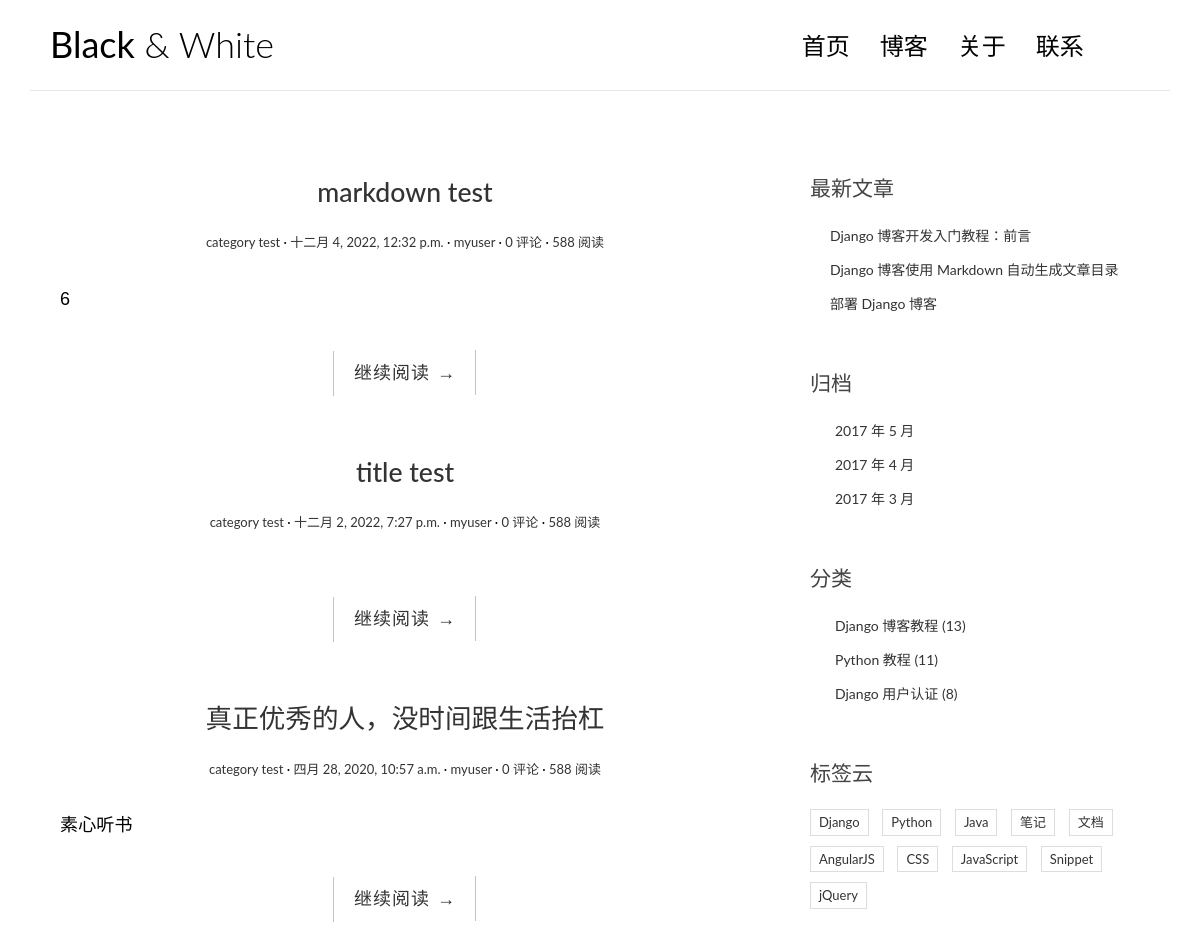
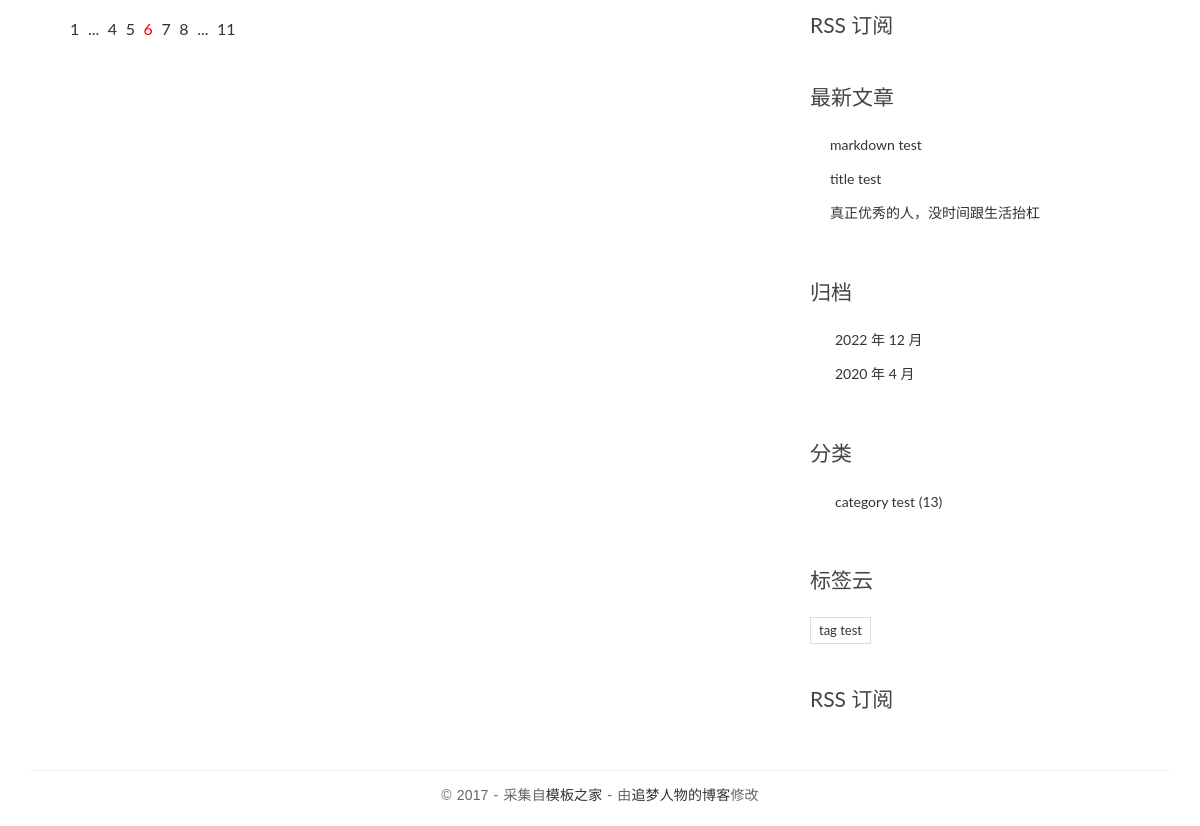
The page / on the database its author committed (2 pictures, top to bottom).
### blog/models.py (models this page shows, shortened)
class Post(models.Model):
    title = models.CharField('标题',max_length=70)
    body = models.TextField('正文')
    created_time = models.DateTimeField('创建时间', default = timezone.now)
    modified_time = models.DateTimeField('修改时间')
    excerpt = models.CharField('摘要',max_length=200, blank=True)
    category = models.ForeignKey(Category, verbose_name='分类', on_delete = models.CASCADE)
    tags = models.ManyToManyField(Tag, verbose_name='标签', blank=True)
    author = models.ForeignKey(User, verbose_name='作者', on_delete=models.CASCADE)
    class Meta:
        verbose_name = '文章'
        verbose_name_plural = verbose_name
        ordering = ['-created_time']
    def get_absolute_url(self):
        return reverse('blog:detail', kwargs={'pk': self.pk})

class Category(models.Model):
    name = models.CharField(max_length=100)
    class Meta:
        verbose_name = '分类'
        verbose_name_plural = verbose_name

class Tag(models.Model):
    name = models.CharField(max_length=100)
    class Meta:
        verbose_name = '标签'
        verbose_name_plural = verbose_name

### blog/views.py (the view)
# urls.py: path('', views.index, name = 'index'),
def index(request):
    post_list = Post.objects.all().order_by('-created_time')
    return render(request, 'blog/index.html', context={
        'post_list': post_list
    })

### blog/templatetags/blog_extras.py (called while the page is built)
@register.inclusion_tag('blog/inclusions/_recent_posts.html', takes_context=True)
def show_recent_posts(context, num = 5):
    return {
        'recent_post_list': Post.objects.all().order_by('-created_time')[:num],
    }

@register.inclusion_tag('blog/inclusions/_archives.html', takes_context=True)
def show_archives(context):
    return {
        'date_list': Post.objects.dates('created_time', 'month', order='DESC'),
    }

@register.inclusion_tag('blog/inclusions/_categories.html', takes_context=True)
def show_categories(context):
    return {
        'category_list': Category.objects.all(),
    }

@register.inclusion_tag('blog/inclusions/_tags.html', takes_context=True)
def show_tags(context):
    return {
        'tag_list': Tag.objects.all(),
    }

### templates/blog/index.html (shortened to what this page needs)
{% extends 'base.html' %}
{% load static %}
            {% block main %}
                {% for post in post_list %}
                <article class="post post-{{ post.pk }}">
                    <header class="entry-header">
                        <h1 class="entry-title">
                            <a href="{{ post.get_absolute_url }}">{{ post.title }}</a>
                        </h1>
                        <div class="entry-meta">
                            <span class="post-category"><a href="#">{{ post.category.name }}</a></span>
                            <span class="post-date"><a href="#"><time class="entry-date"
                                                                      datetime="{{ post.created_time }}">{{ post.created_time }}</time></a></span>
                            <span class="post-author"><a href="#">{{ post.author }}</a></span>
                            <span class="comments-link"><a href="{{ post.get_absolute_url }}#comment-area">{{ post.comment_set.count }} 评论</a></span>
                            <span class="views-count"><a href="#">588 阅读</a></span>
                        </div>
                    </header>
                    <div class="entry-content clearfix">
                        <p>{{ post.excerpt }}</p>
                        <div class="read-more cl-effect-14">
                            <a href="{{ post.get_absolute_url }}" class="more-link">继续阅读 <span class="meta-nav">→</span></a>
                        </div>
                    </div>
                </article>
                {% empty %}
                <div class="no-post">暂时还没有发布的文章！</div>
                {% endfor %}
                <div class="pagination">
                    <ul>
                        <li><a href="">1</a></li>
                        <li><a href="">...</a></li>
                        <li><a href="">4</a></li>
                        <li><a href="">5</a></li>
                        <li class="current"><a href="">6</a></li>
                        <li><a href="">7</a></li>
                        <li><a href="">8</a></li>
                        <li><a href="">...</a></li>
                        <li><a href="">11</a></li>
                    </ul>
                </div>
            {% endblock main %}
                {% block toc %}
                <div class="widget widget-recent-posts">
                    <h3 class="widget-title">最新文章</h3>
                    <ul>
                        <li>
                            <a href="#">Django 博客开发入门教程：前言</a>
                        </li>
                        <li>
                            <a href="#">Django 博客使用 Markdown 自动生成文章目录</a>
                        </li>
                        <li>
                            <a href="#">部署 Django 博客</a>
                        </li>
                    </ul>
                </div>
                <div class="widget widget-archives">
                    <h3 class="widget-title">归档</h3>
                    <ul>
                        <li>
                            <a href="#">2017 年 5 月</a>
                        </li>
                        <li>
                            <a href="#">2017 年 4 月</a>
                        </li>
                        <li>
                            <a href="#">2017 年 3 月</a>
                        </li>
                    </ul>
                </div>
                <div class="widget widget-category">
                    <h3 class="widget-title">分类</h3>
                    <ul>
                        <li>
                            <a href="#">Django 博客教程 <span class="post-count">(13)</span></a>
                        </li>
                        <li>
                            <a href="#">Python 教程 <span class="post-count">(11)</span></a>
                        </li>
                        <li>
                            <a href="#">Django 用户认证 <span class="post-count">(8)</span></a>
                        </li>
                    </ul>
                </div>
                <div class="widget widget-tag-cloud">
                    <h3 class="widget-title">标签云</h3>
                    <ul>
                        <li>
                            <a href="#">Django</a>
                        </li>
                        <li>
                            <a href="#">Python</a>
                        </li>
                        <li>
                            <a href="#">Java</a>
                        </li>
                        <li>
                            <a href="#">笔记</a>
                        </li>
                        <li>
                            <a href="#">文档</a>
                        </li>
                        <li>
                            <a href="#">AngularJS</a>
                        </li>
                        <li>
                            <a href="#">CSS</a>
                        </li>
                        <li>
                            <a href="#">JavaScript</a>
                        </li>
                        <li>
                            <a href="#">Snippet</a>
                        </li>
                        <li>
                            <a href="#">jQuery</a>
                        </li>
                    </ul>
                </div>
                <div class="rss">
                    <a href=""> RSS 订阅</a>
                </div>
            {% endblock toc %}

### templates/base.html (shortened to what this page needs)
{% load static %}
{% load blog_extras %}
<!DOCTYPE html>
<html>
<head>
    <link rel="stylesheet" href="{% static 'blog/css/bootstrap.min.css' %}">
    <link rel="stylesheet" href="http://code.ionicframework.com/ionicons/2.0.1/css/ionicons.min.css">
    <link rel="stylesheet" href="{% static 'blog/css/pace.css' %}">
    <link rel="stylesheet" href="{% static 'blog/css/custom.css' %}">
    <link href="https://cdn.bootcss.com/highlight.js/9.15.8/styles/github.min.css" rel="stylesheet">
</head>
<body>
<div class="container">
    <header id="site-header">
        <div class="row">
            <div class="col-md-4 col-sm-5 col-xs-8">
                <div class="logo">
                    <h1><a href="{% url 'blog:index' %}"><b>Black</b> &amp; White</a></h1>
                </div>
            </div>
            <div class="col-md-8 col-sm-7 col-xs-4">
                <nav class="main-nav" role="navigation">
                    <div class="collapse navbar-collapse" id="bs-example-navbar-collapse-1">
                        <ul class="nav navbar-nav navbar-right">
                            <li class="cl-effect-11"><a href="index.html" data-hover="首页">首页</a></li>
                            <li class="cl-effect-11"><a href="full-width.html" data-hover="博客">博客</a></li>
                            <li class="cl-effect-11"><a href="about.html" data-hover="关于">关于</a></li>
                            <li class="cl-effect-11"><a href="contact.html" data-hover="联系">联系</a></li>
                        </ul>
                    </div>
                </nav>
            </div>
        </div>
    </header>
</div>
<div class="content-body">
    <div class="container">
        <div class="row">
            <main class="col-md-8">
                {% block main %}
                {% endblock main %}
            </main>
            <aside class="col-md-4">
                {% block toc %}
                {% endblock toc %}
                {% show_recent_posts %}
                {% show_archives %}
                {% show_categories %}
                {% show_tags %}
                <div class="rss">
                   <a href=""> RSS 订阅</a>
                </div>
            </aside>
        </div>
    </div>
</div>
<footer id="site-footer">
    <div class="container">
        <div class="row">
            <div class="col-md-12">
                <p class="copyright">&copy 2017 - 采集自<a href="http://www.cssmoban.com/"
                                                        target="_blank" title="模板之家">模板之家</a>
                    - 由<a href="http://zmrenwu.com/" title="网页模板" target="_blank">追梦人物的博客</a>修改
                </p>
            </div>
        </div>
    </div>
</footer>
<body>
</body>
</body>
</html>

### templates/blog/inclusions/_recent_posts.html
<div class="widget widget-recent-posts">
    <h3 class="widget-title">最新文章</h3>
    <ul>
        {% for post in recent_post_list %}
        <li>
            <a href="{{ post.get_absolute_url }}">{{ post.title }}</a>
        </li>
        {% empty %}
        暂无文章！
        {% endfor %}
    </ul>
</div>

### templates/blog/inclusions/_archives.html
<div class="widget widget-archives">
  <h3 class="widget-title">归档</h3>
  <ul>
    {% for date in date_list %}
    <li>
        <a href="{% url 'blog:archive' date.year date.month %}">
            {{ date.year }} 年 {{ date.month }} 月
        </a>
    </li>
    {% empty %}
        暂无归档！
    {% endfor %}
  </ul>
</div>

### templates/blog/inclusions/_categories.html
<div class="widget widget-category">
  <h3 class="widget-title">分类</h3>
  <ul>
    {% for category in category_list %}
      <li>
        <a href="{% url 'blog:category' category.pk %}">{{ category.name }} <span class="post-count">(13)</span></a>
      </li>
    {% empty %}
      暂无分类！
    {% endfor %}
  </ul>
</div>

### templates/blog/inclusions/_tags.html
<div class="widget widget-tag-cloud">
  <h3 class="widget-title">标签云</h3>
  <ul>
    {% for tag in tag_list %}
      <li>
        <a href="{% url 'blog:tag' tag.pk %}">{{ tag.name }}</a>
      </li>
    {% empty %}
      暂无标签！
    {% endfor %}
  </ul>
</div>

### blog/static/blog/css/custom.css (style rules this page uses)
* { outline: none; }
h1, h2, h3, h4, h5, h6 { margin-top: 0; }
b { font-weight: 400; }
a { color: #333; }
body { color: #444; font-family: 'Lato', sans-serif; }
p { font-family: 'Ubuntu', sans-serif; font-weight: 400; word-spacing: 1px; letter-spacing: 0.01em; }
#site-header { background-color: #FFF; padding: 25px 20px; margin-bottom: 40px; border-bottom: 1px solid #e7e7e7; }
.logo h1 a { color: #000; }
.logo h1 { margin: 0; font-family: 'Lato', sans-serif; font-weight: 300; }
.main-nav { margin-top: 11px; max-width: 95%; }
.main-nav a { color: #000000 !important; padding: 0 0 5px 0 !important; margin-right: 30px; font-family: 'Lato', sans-serif; font-weight: 300; font-size: 24px; }
.cl-effect-11 a { padding: 10px 0; color: #0972b4; text-shadow: none; }
.cl-effect-11 a::before { position: absolute; top: 0; left: 0; overflow: hidden; padding: 0 0 5px 0 !important; max-width: 0; border-bottom: 1px solid #000; color: #000; content: attr(data-hover); white-space: nowrap; -webkit-transition: max-width 0.5s; -moz-transition: max-width 0.5s; transition: max-width 0.5s; }
.content-body { padding-bottom: 4em; }
.post { background: #fff; padding: 30px 30px 0; }
.entry-title { text-align: center; font-size: 1.9em; margin-bottom: 20px; line-height: 1.6; padding: 10px 20px 0; }
.entry-meta { text-align: center; color: #DDDDDD; font-size: 13px; margin-bottom: 30px; }
.entry-content { font-size: 18px; line-height: 1.9; font-weight: 300; color: #000; }
.post-category::after, .post-date::after, .post-author::after, .comments-link::after { content: ' ·'; color: #000; }
.read-more { font-family: 'Ubuntu', sans-serif; font-weight: 400; word-spacing: 1px; letter-spacing: 0.01em; text-align: center; margin-top: 20px; }
.cl-effect-14 a { padding: 0 20px; height: 45px; line-height: 45px; position: relative; display: inline-block; margin: 15px 25px; letter-spacing: 1px; font-weight: 400; text-shadow: 0 0 1px rgba(255, 255, 255, 0.3); }
.cl-effect-14 a::before, .cl-effect-14 a::after { position: absolute; width: 45px; height: 1px; background: #C3C3C3; content: ''; -webkit-transition: all 0.3s; -moz-transition: all 0.3s; transition: all 0.3s; pointer-events: none; }
.cl-effect-14 a::before { top: 0; left: 0; -webkit-transform: rotate(90deg); -moz-transform: rotate(90deg); transform: rotate(90deg); -webkit-transform-origin: 0 0; -moz-transform-origin: 0 0; transform-origin: 0 0; }
.cl-effect-14 a::after { right: 0; bottom: 0; -webkit-transform: rotate(90deg); -moz-transform: rotate(90deg); transform: rotate(90deg); -webkit-transform-origin: 100% 0; -moz-transform-origin: 100% 0; transform-origin: 100% 0; }
.widget { background: #fff; padding: 30px 0 0; }
.widget-title { font-size: 1.5em; margin-bottom: 20px; line-height: 1.6; padding: 10px 0 0; font-weight: 400; }
.widget-recent-posts ul { padding: 0; margin: 0; padding-left: 20px; }
.widget-recent-posts ul li { list-style-type: none; position: relative; line-height: 170%; margin-bottom: 10px; }
.widget-recent-posts ul li::before { content: '\f3d3'; font-family: "Ionicons"; position: absolute; left: -17px; top: 3px; font-size: 16px; color: #000; }
.widget-archives ul { padding: 0; margin: 0; padding-left: 25px; }
.widget-archives ul li { list-style-type: none; position: relative; line-height: 170%; margin-bottom: 10px; }
.widget-archives ul li::before { content: '\f3f3'; font-family: "Ionicons"; position: absolute; left: -25px; top: 1px; font-size: 16px; color: #000; }
.widget-category ul { padding: 0; margin: 0; padding-left: 25px; }
.widget-category ul li { list-style-type: none; position: relative; line-height: 170%; margin-bottom: 10px; }
.widget-category ul li::before { content: '\f3fe'; font-family: "Ionicons"; position: absolute; left: -25px; top: 1px; font-size: 18px; color: #000; }
.widget-tag-cloud ul { padding: 0; margin: 0; margin-right: -10px; }
.widget-tag-cloud ul li { list-style-type: none; font-size: 13px; display: inline-block; margin-right: 10px; margin-bottom: 10px; padding: 3px 8px; border: 1px solid #ddd; }
.rss { font-size: 21px; margin-top: 30px; }
.rss a { color: #444; }
#site-footer { padding-top: 10px; padding: 0 0 1.5em 0; }
.copyright { text-align: center; padding-top: 1em; margin: 0; border-top: 1px solid #eee; color: #666; }
.pagination ul { list-style: none; }
.pagination ul li { display: inline-block; font-size: 16px; margin-right: 5px; }
.current a { color: red; }

### rows shown on the page
Post: title "markdown test", category.name "category test", created_time "十二月 4, 2022, 12:32 p.m.", author "myuser", comment_set.count "0", excerpt "6"
Post: title "title test", category.name "category test", created_time "十二月 2, 2022, 7:27 p.m.", author "myuser", comment_set.count "0"
Post: title "真正优秀的人，没时间跟生活抬杠", category.name "category test", created_time "四月 28, 2020, 10:57 a.m.", author "myuser", comment_set.count "0", excerpt "素心听书"
Category: name "category test"
Tag: name "tag test"

### other values the page prints
{{ date.year }} "2022" "2020"
{{ date.month }} "12" "4"
